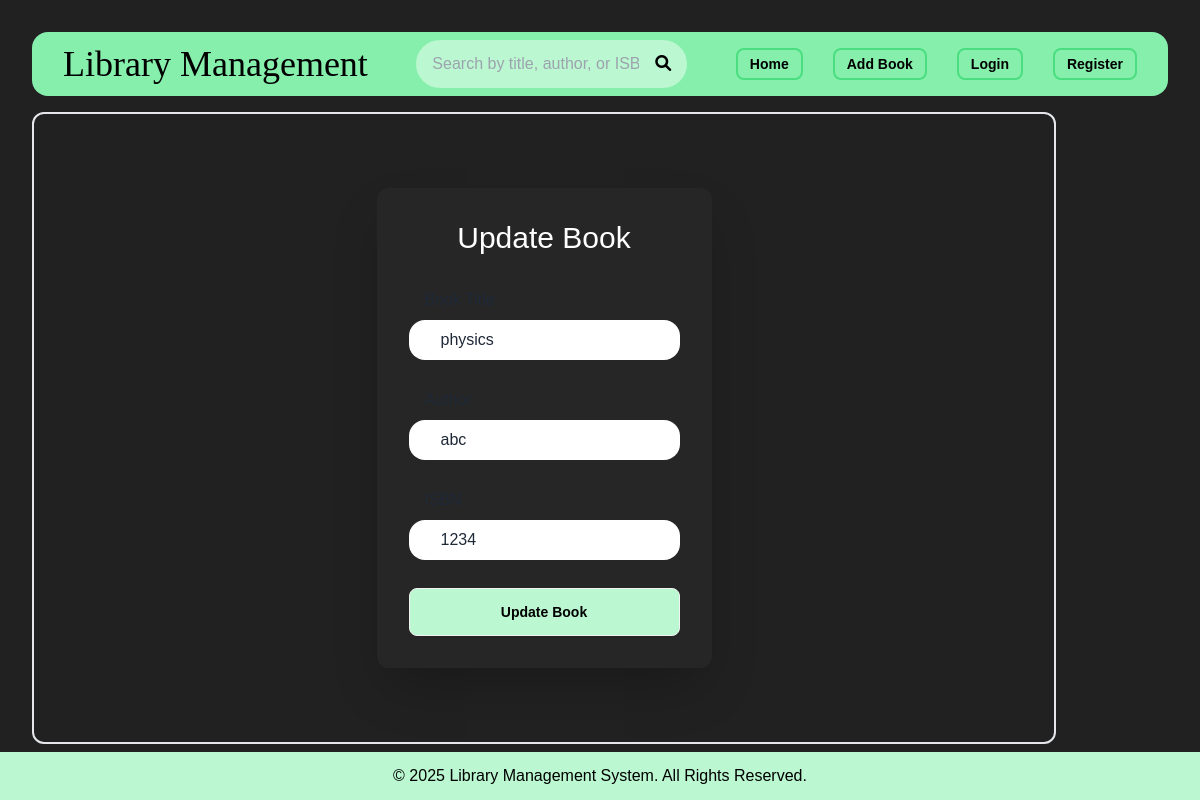
Screenshot of /update_book/1 with the database file from the repository.
### tables this page shows
CREATE TABLE books (
                    id INTEGER PRIMARY KEY AUTOINCREMENT,
                    title TEXT NOT NULL,
                    author TEXT NOT NULL,
                    isbn TEXT NOT NULL UNIQUE,
                    available INTEGER DEFAULT 1,
                    borrowed_by TEXT,
                    due_date TEXT
                );

### app.py (the view, shortened to what this page needs)
@app.route('/update_book/<int:book_id>', methods=['GET', 'POST'])
def update_book(book_id):
    book = next((b for b in db.get_all_books() if b[0] == book_id), None)
    return render_template('update_book.html', book=book)

### database.py (called while the page is built)
    def connect(self):
        return sqlite3.connect(self.db_name)

    def get_all_books(self):
        with self.connect() as conn:
            cursor = conn.cursor()
            return cursor.execute('SELECT * FROM books').fetchall()

### templates/update_book.html
{% extends "base.html" %} {% block content %}
<div
  class="h-[79vh] flex items-center justify-center flex-col border-2 rounded-xl"
>
  <div class="shadow-2xl bg-[#262626] rounded-xl p-8">
    <h1 class="text-center text-3xl mb-8 text-white">Update Book</h1>
    <form
      method="POST"
      action="{{ url_for('update_book', book_id=book[0]) }}"
      class="flex flex-col gap-4"
    >
      <div class="mb-3">
        <label for="title" class="form-label ml-4">Book Title</label>
        <input
          type="text"
          class="form-control mt-2 px-8 py-2 rounded-2xl"
          id="title"
          name="title"
          value="{{ book[1] }}"
          required
        />
      </div>
      <div class="mb-3">
        <label for="author" class="form-label ml-4">Author</label>
        <input
          type="text"
          class="form-control mt-2 px-8 py-2 rounded-2xl"
          id="author"
          name="author"
          value="{{ book[2] }}"
          required
        />
      </div>
      <div class="mb-3">
        <label for="isbn" class="form-label ml-4">ISBN</label>
        <input
          type="text"
          class="form-control mt-2 px-8 py-2 rounded-2xl"
          id="isbn"
          name="isbn"
          value="{{ book[3] }}"
          required
        />
      </div>
      <button
        type="submit"
        class="btn bg-green-200 text-black hover:text-white"
      >
        Update Book
      </button>
    </form>
  </div>
</div>
{% endblock %}

### static/styles.css (style rules this page uses)
body { font-family: Arial, sans-serif; margin: 0; padding: 0; }

### rows the page displays
books: title "physics", author "abc", isbn "1234"
